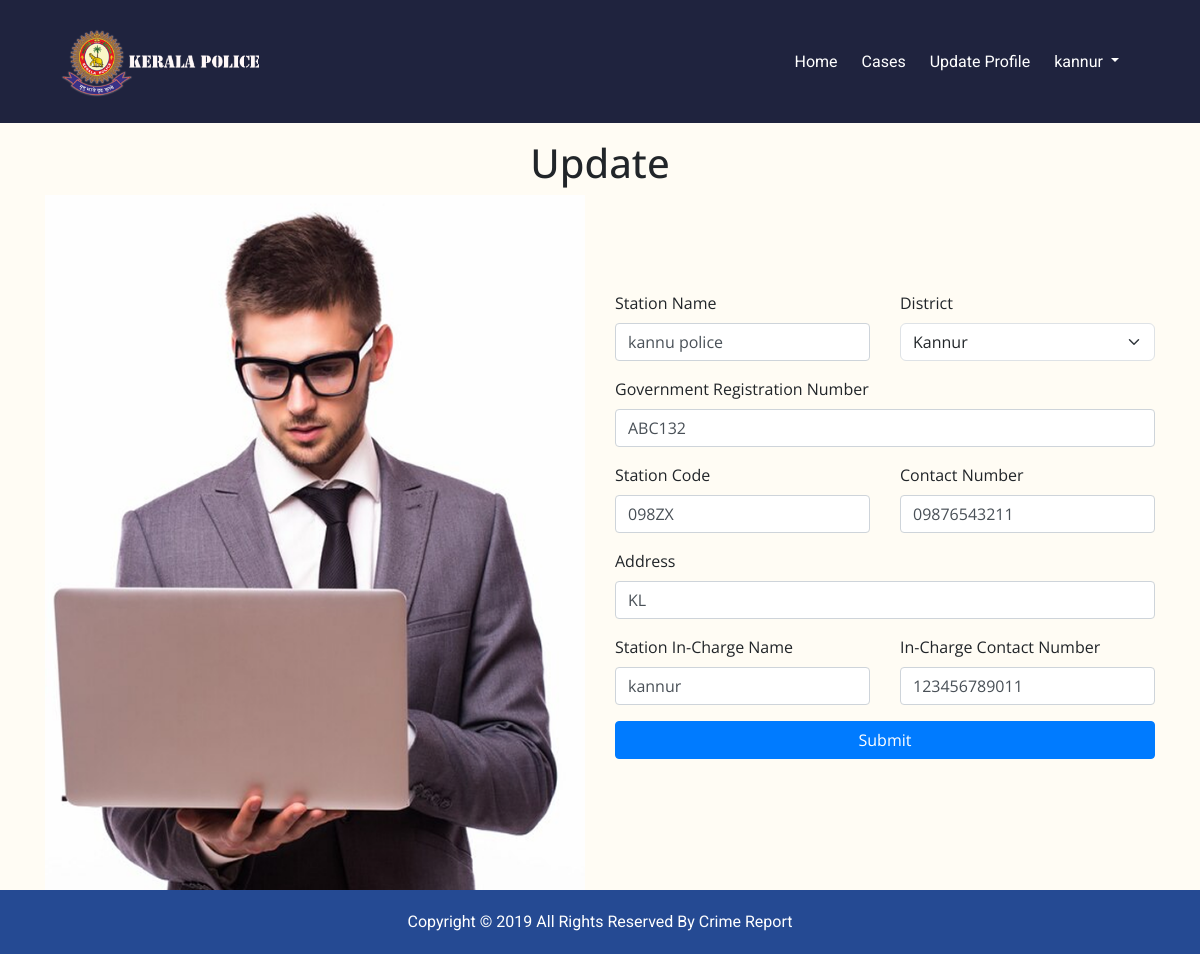
The page /phpfiles/police_update_profile.php (signed in) on the database its author committed.
### tables this page shows
CREATE TABLE `stationregistration` (
  `ID` int(11) NOT NULL,
  `District` varchar(100) DEFAULT NULL,
  `Registration_number` varchar(100) DEFAULT NULL,
  `Station_code` varchar(50) DEFAULT NULL,
  `Address` text DEFAULT NULL,
  `Contact` varchar(200) DEFAULT NULL,
  `Station_incharge_name` varchar(200) DEFAULT NULL,
  `Station_incharge_contact` varchar(200) DEFAULT NULL,
  `Station_name` varchar(200) DEFAULT NULL
);

### phpfiles/police_update_profile.php (the view, shortened to what this page needs)
<link href="https://cdn.jsdelivr.net/npm/bootstrap@5.3.5/dist/css/bootstrap.min.css" rel="stylesheet">
<?php
include("police_nav.php");
include("connection.php");
$Pid = $_SESSION['Pid'] ?? null;
$station_data = [];
if ($Pid) {
    $query = "SELECT * FROM stationregistration WHERE ID = '$Pid'";
    $result = $conn->query($query);
    if ($result->num_rows > 0) {
        $station_data = $result->fetch_assoc();
    }
}
?>
<div class="container text-center">
    <h1 class="text-center mt-3">Update</h1>
    <div class="row">
        <div class="col-md-6">
            <img src="../images/image 16.png" alt="Station Image" class="img-fluid">
        </div>
        <div class="col-md-6 mt-5 text-start mt-5">
            <form method="POST" action="">
                <div class="row mb-3 mt-5">
                    <div class="col">
                        <label class="form-label">Station Name</label>
                        <input type="text" name="Statio_name" class="form-control"
                            value="<?= $station_data['Station_name'] ?? '' ?>">
                    </div>
                    <div class="col">
                        <label for="district" class="form-label">District</label>
                        <select name="District" id="district" class="form-select" required>
                            <?php
                            $districts = [
                                "Alappuzha",
                                "Ernakulam",
                                "Idukki",
                                "Kottayam",
                                "Kozhikode",
                                "Malappuram",
                                "Palakkad",
                                "Pathanamthitta",
                                "Thiruvananthapuram",
                                "Thrissur",
                                "Wayanad",
                                "Kannur",
                                "Kasargod",
                                "Kollam",
                                "Punalur"
                            ];
                            foreach ($districts as $district) {
                                $selected = ($station_data['District'] ?? '') == $district ? 'selected' : '';
                                echo "<option value=\"$district\" $selected>$district</option>";
                            }
                            ?>
                        </select>
                    </div>
                </div>
                <div class="mb-3">
                    <label class="form-label">Government Registration Number</label>
                    <input type="text" name="Registration_number" class="form-control"
                        value="<?= $station_data['Registration_number'] ?? '' ?>">
                </div>
                <div class="row mb-3">
                    <div class="col">
                        <label class="form-label">Station Code</label>
                        <input type="text" name="Station_code" class="form-control"
                            value="<?= $station_data['Station_code'] ?? '' ?>">
                    </div>
                    <div class="col">
                        <label class="form-label">Contact Number</label>
                        <input type="number" name="Contact" class="form-control"
                            value="<?= $station_data['Contact'] ?? '' ?>">
                    </div>
                </div>
                <div class="row mb-3">
                    <div class="col">
                        <label class="form-label">Address</label>
                        <input type="text" name="Address" class="form-control"
                            value="<?= $station_data['Address'] ?? '' ?>">
                    </div>
                </div>
                <div class="row mb-3">
                    <div class="col">
                        <label class="form-label">Station In-Charge Name</label>
                        <input type="text" name="Station_incharge_name" class="form-control"
                            value="<?= $station_data['Station_incharge_name'] ?? '' ?>">
                    </div>
                    <div class="col">
                        <label class="form-label">In-Charge Contact Number</label>
                        <input type="text" name="Station_incharge_contact" class="form-control"
                            value="<?= $station_data['Station_incharge_contact'] ?? '' ?>">
                    </div>
                </div>
                <div class="d-grid">
                    <button type="submit" class="btn btn-primary" name="submit">Submit</button>
                </div>
            </form>
        </div>
    </div>
</div>
<?php include("Footer.php") ?>

### phpfiles/police_nav.php (shortened to what this page needs)
<?php
include("connection.php");
$station_id = $_SESSION['Pid'];
$name_sql = "SELECT Station_incharge_name FROM stationregistration WHERE ID = $station_id";
$name_result = $conn->query($name_sql);
$officer_name = "User";
if ($name_result->num_rows > 0) {
  $row = $name_result->fetch_assoc();
  $officer_name = $row['Station_incharge_name'];
}
?>
<!DOCTYPE html>
<html>
<head>
  <link rel="stylesheet" type="text/css"
    href="https://cdnjs.cloudflare.com/ajax/libs/OwlCarousel2/2.1.3/assets/owl.carousel.min.css" />
    <link href="https://cdn.jsdelivr.net/npm/bootstrap@5.3.5/dist/css/bootstrap.min.css" rel="stylesheet">
  <link rel="stylesheet" type="text/css" href="../css/bootstrap.css" />
  <link href="../css/style.css" rel="stylesheet" />
  <link href="../css/responsive.css" rel="stylesheet" />
</head>
<body>
  <header class="header_section sticky-top">
    <div class="container sticky-top">
      <nav class="navbar navbar-expand-lg custom_nav-container ">
        <a class="navbar-brand" href="#">
          <div class="logo_box">
            <img src="../images/logo.png" alt=""  style="width: 200px;"/>
          </div>
        </a>
        <div class="collapse navbar-collapse" id="navbarSupportedContent">
          <ul class="navbar-nav ml-auto mr-2">
            <li class="nav-item active">
              <a class="nav-link" href="police_home.php">Home <span class="sr-only">(current)</span></a>
            </li>
            <li class="nav-item">
              <a class="nav-link" href="police_view_cases.php"> Cases</a>
            </li>
            <li class="nav-item">
              <a class="nav-link" href="police_update_profile.php">Update Profile</a>
            </li>
            <li class="nav-item dropdown">
              <a class="nav-link dropdown-toggle" href="#" id="settingsDropdown" role="button" data-bs-toggle="dropdown"
                aria-expanded="false"> <?php echo ($officer_name); ?>
              </a>
            </li>
          </ul>
        </div>
      </nav>
    </div>
  </header>

### css/style.css (style rules this page uses)
body { font-family: "Open Sans", sans-serif; background-color: #fffcf4; }
.header_section { font-family: "Roboto", sans-serif; background-color: #1f233e; color: #fff; min-height: 90px; padding: 1% 0; }
.custom_nav-container.navbar-expand-lg .navbar-nav .nav-link { color: #fff; padding-left: 12px; padding-right: 12px; }
a, a:hover, a:focus { text-decoration: none; }
.btn, .btn:focus { outline: none !important; box-shadow: none; }
.logo_box { width: 80px; }
.logo_box img { width: 100%; }

### rows shown on the page
stationregistration: Station_incharge_name "kannur", Statio_name "kannu police", Registration_number "ABC132", Station_code "098ZX", Contact "09876543211", Address "KL", Station_incharge_contact "123456789011"

### other values the page prints
form field District "Kannur"
